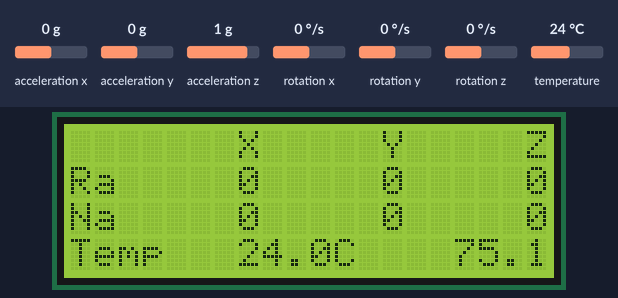
Bench run of a sketch on a simulated Arduino Uno, built with avr-gcc and run on an emulated ATmega328P. Parts: 20×4 character LCD. The test bench sets the inputs (shaded band); at power-on: temperature 24 °C, rotation x 0 °/s, rotation y 0 °/s, rotation z 0 °/s, acceleration x 0 g, acceleration y 0 g, acceleration z 1 g. What the sketch prints to the serial monitor is not drawn.

Above: at 1.39 s.
1.4 s: temperature set to 10.4 °C
At 1.62 s:
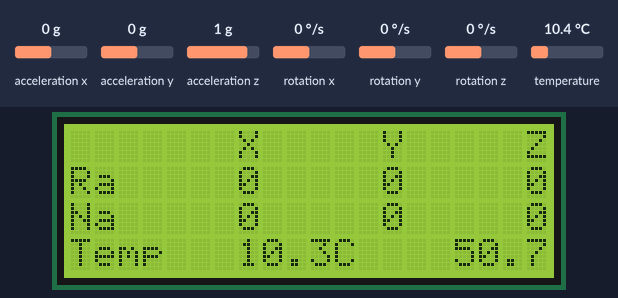
4.4 s: temperature set to 9.4 °C
At 4.9 s:
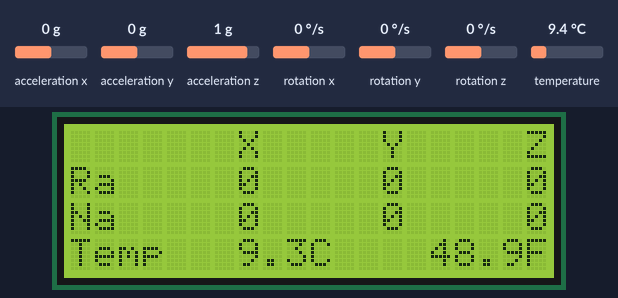
5.9 s: rotation x set to -192 °/s
At 6.8 s:
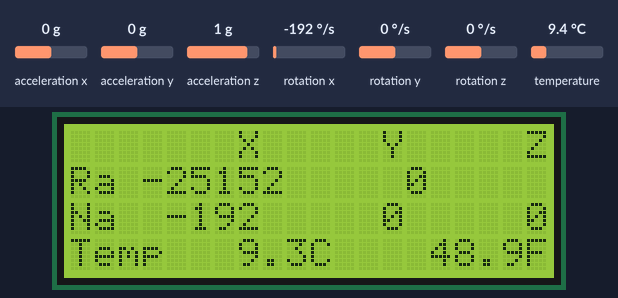
7.5 s: rotation y set to -192 °/s
At 8.1 s:
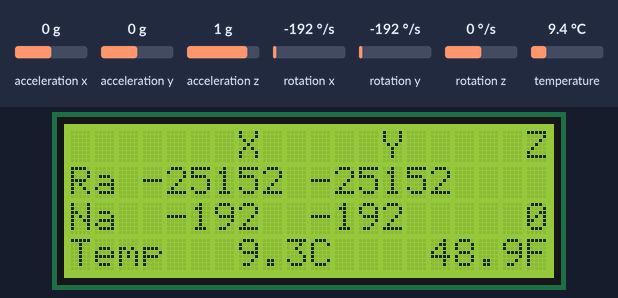
9.0 s: rotation z set to -192 °/s
At 10.3 s:
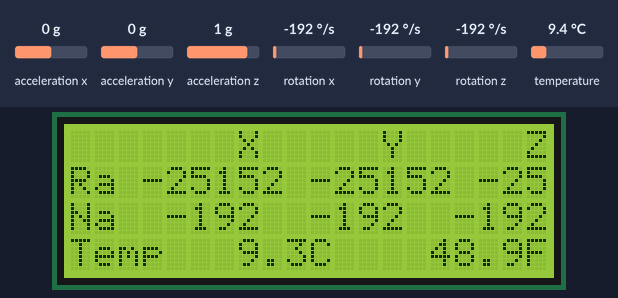
12.0 s: rotation z set to 0 °/s
At 13.4 s:
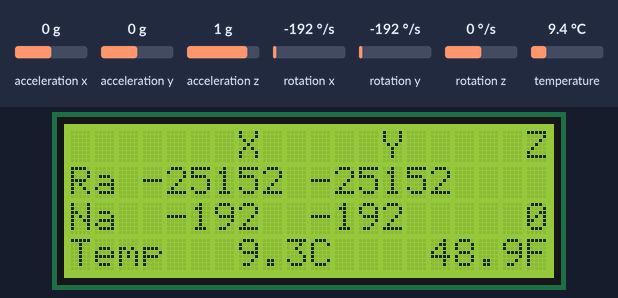
Timing chart, 0 to 14.6 s (numbered marks = the images above; inputs shaded):
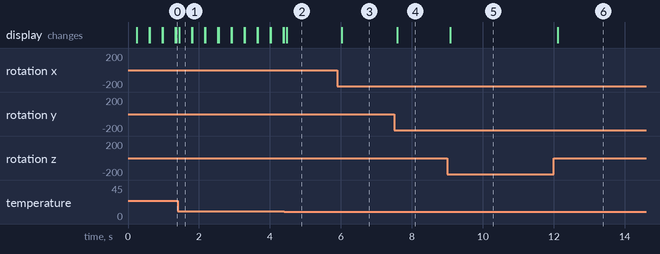

The sketch:

MPU6050_gyro_simple.ino
```cpp
/*
    MPU6050 Triple Axis Gyroscope & Accelerometer. Simple Gyroscope Example.
    Read more: http://www.jarzebski.pl/arduino/czujniki-i-sensory/3-osiowy-zyroskop-i-akcelerometr-mpu6050.html
    GIT: https://github.com/jarzebski/Arduino-MPU6050
    Web: http://www.jarzebski.pl
    (c) 2014 by Korneliusz Jarzebski
*/

#include <Wire.h>
#include <MPU6050.h>
MPU6050 mpu;

#include <LiquidCrystal_I2C.h>
LiquidCrystal_I2C lcd(0x27,20,4);  // set the LCD address to 0x27 for a 16 chars and 2 line display

void setup()
{
  Serial.begin(9600);

  // Initialize MPU6050
  Serial.println("Initialize MPU6050");
  while(!mpu.begin(MPU6050_SCALE_250DPS, MPU6050_RANGE_2G))
  {
    Serial.println("Could not find a valid MPU6050 sensor, check wiring!");
    delay(500);
  }

  // Calibrate gyroscope. The calibration must be at rest.
  // If you don't want calibrate, comment this line.
  mpu.calibrateGyro();
  mpu.calibrateGyro(2);

  // If you want, you can set gyroscope offsets
   mpu.setGyroOffsetX(62);
   mpu.setGyroOffsetY(-16);
   mpu.setGyroOffsetZ(24);


  // Set threshold sensivty. Default 3.
  // If you don't want use threshold, comment this line or set 0.
  mpu.setThreshold(10);

  lcd.init();                      // initialize the lcd
  lcd.backlight();

  // Check settings
  checkSettings();
}

void checkSettings()
{
  Serial.println();

  Serial.print(" * Sleep Mode:        ");
  Serial.println(mpu.getSleepEnabled() ? "Enabled" : "Disabled");

  Serial.print(" * Clock Source:      ");
  switch(mpu.getClockSource())
  {
    case MPU6050_CLOCK_KEEP_RESET:     Serial.println("Stops the clock and keeps the timing generator in reset"); break;
    case MPU6050_CLOCK_EXTERNAL_19MHZ: Serial.println("PLL with external 19.2MHz reference"); break;
    case MPU6050_CLOCK_EXTERNAL_32KHZ: Serial.println("PLL with external 32.768kHz reference"); break;
    case MPU6050_CLOCK_PLL_ZGYRO:      Serial.println("PLL with Z axis gyroscope reference"); break;
    case MPU6050_CLOCK_PLL_YGYRO:      Serial.println("PLL with Y axis gyroscope reference"); break;
    case MPU6050_CLOCK_PLL_XGYRO:      Serial.println("PLL with X axis gyroscope reference"); break;
    case MPU6050_CLOCK_INTERNAL_8MHZ:  Serial.println("Internal 8MHz oscillator"); break;
  }

  Serial.print(" * Gyroscope:         ");
  switch(mpu.getScale())
  {
    case MPU6050_SCALE_2000DPS:        Serial.println("2000 dps"); break;
    case MPU6050_SCALE_1000DPS:        Serial.println("1000 dps"); break;
    case MPU6050_SCALE_500DPS:         Serial.println("500 dps"); break;
    case MPU6050_SCALE_250DPS:         Serial.println("250 dps"); break;
  }

  Serial.print(" * Gyroscope offsets: ");
  Serial.print(mpu.getGyroOffsetX());
  Serial.print(" / ");
  Serial.print(mpu.getGyroOffsetY());
  Serial.print(" / ");
  Serial.println(mpu.getGyroOffsetZ());

  Serial.println();
}

char *ftoa(char *a, double f, int precision)
{
 long p[] = {0,10,100,1000,10000,100000,1000000,10000000,100000000};

 char *ret = a;
 long heiltal = (long)f;
 itoa(heiltal, a, 10);
 while (*a != '\0') a++;
 *a++ = '.';
 long desimal = abs((long)((f - heiltal) * p[precision]));
 itoa(desimal, a, 10);
 return ret;
}

void printInt(float num)
{
  int number = (int)num;

  lcd.print(" ");

  if (number >= 0)
  {
    lcd.print(" "); // no neg sign
  }

  if (abs(number) <10)
    lcd.print(" ");

  if (abs(number) <100)
    lcd.print(" ");

  if (abs(number) <1000)
    lcd.print(" ");

  lcd.print(number);
}

void printNumber(float num, int prec)
{
  char numOut[10];
  //  ftoa(char *a, double f, int precision)
  ftoa(numOut,num,prec);
  if (num >= 0.0)
  {
    lcd.print(" ");
  }

  lcd.print(" ");
  lcd.print(numOut);
}


void loop()
{
//   lcd.clear();

  Vector rawGyro = mpu.readRawGyro();
  Vector normGyro = mpu.readNormalizeGyro();

/*
  Serial.print(" Xraw = ");
  Serial.print(rawGyro.XAxis);
  Serial.print(" Yraw = ");
  Serial.print(rawGyro.YAxis);
  Serial.print(" Zraw = ");
  Serial.print(rawGyro.ZAxis);

  Serial.print("      ");

  Serial.print(" Xnorm = ");
  Serial.print(normGyro.XAxis);
  Serial.print(" Ynorm = ");
  Serial.print(normGyro.YAxis);
  Serial.print(" Znorm = ");
  Serial.print(normGyro.ZAxis);
*/

  lcd.setCursor(0,0);
//lcd.print("12345678901234567890");
  lcd.print("       X     Y     Z");

  lcd.setCursor(0,1);
  lcd.print("Ra");
  printInt(rawGyro.XAxis);
  printInt(rawGyro.YAxis);
  printInt(rawGyro.ZAxis);

  lcd.setCursor(0,2);
  lcd.print("Na");
  printInt(normGyro.XAxis);
  printInt(normGyro.YAxis);
  printInt(normGyro.ZAxis);

  float temp = mpu.readTemperature();

//  Serial.print(" Temp = ");
//  Serial.print(temp);
//  Serial.println(" *C");

  lcd.setCursor(0,3);
  lcd.print("Temp ");
  //lcd.print(temp);
  printNumber(temp,1);
  lcd.print("C  ");

  // T(°F) = T(°C) × 9/5 + 32
  float F = 9.0/5.0;
  printNumber(((temp * F)+32),1);
  lcd.print("F");
  delay(10);
}
```

Measured:
- the behaviour switches between 10 and 9.9 °C on temperature (found by bisection; images 1 and 2)
- after the input at 1.4 s, the display: changes after 0.05 s (image 1)
- after the input at 4.4 s, the display: changes after 0.07 s (image 2)
- after the input at 5.9 s, the display: changes after 0.12 s (image 3)
- after the input at 7.5 s, the display: changes after 0.09 s (image 4)
- after the input at 9.0 s, the display: changes after 0.09 s (image 5)
- after the input at 12.0 s, the display: changes after 0.11 s (image 6)
